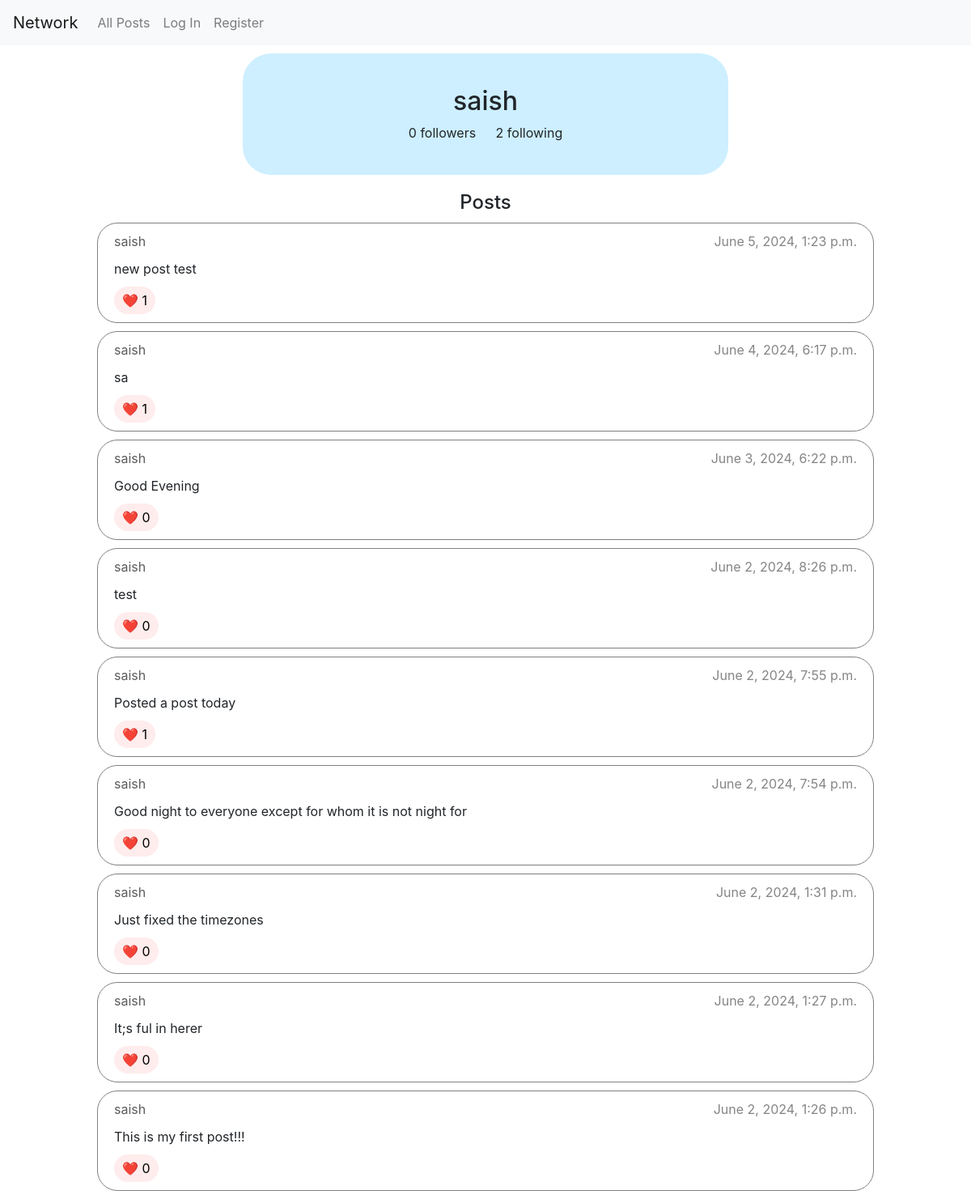
The page /user/saish on the database its author committed.
### network/models.py (models this page shows)
class User(AbstractUser):
    followers = models.ManyToManyField('self', symmetrical=False, blank=True, related_name="following")

class Post(models.Model):
    message = models.CharField(max_length=128)
    user = models.ForeignKey(User, on_delete=models.CASCADE, related_name="posts")
    timestamp = models.DateTimeField()
    likes = models.ManyToManyField(User, blank=True, related_name="liked_posts")

### network/views.py (the view)
# urls.py: path("user/<str:username>", views.profile, name="profile"),
def profile(request, username):
    try:
        user = User.objects.get(username=username)
    except:
        user = None
    if user is not None:
        if is_following(request.user, user):
            follow_action = "Unfollow"
        else:
            follow_action = "Follow"
        posts = Post.objects.filter(user=user).order_by("-timestamp")
        return render(request, "network/profile.html", {
            "requested_user": user,
            "page": paginate(request, posts),
            "followers_count": user.followers.count(),
            "following_count": user.following.count(),
            "action": follow_action,
            "is_superuser": user.is_superuser
        })
    else:
        return HttpResponse("User not found", status=404)

### network/views.py (called while the page is built)
def paginate(request, posts):
    try:
        page_num = int(request.GET.get('page_num'))
    except:
        page_num = 1
    pages = Paginator(posts, 10)
    if page_num > pages.num_pages:
        return HttpResponse("404 Page Not Found", status=404)
    return pages.page(page_num)

def is_following(user1, user2):
    return True if user2.followers.filter(username=user1.username) else False

### network/templates/network/profile.html (shortened to what this page needs)
{% extends 'network/layout.html' %}
{% block body %}
    <div class="user-details">
        <div>
            <h2>{{ requested_user.username }}</h2>
        </div>
        <div>
            <span class="user-metrics">{{ followers_count }} followers</span>
            <span class="user-metrics">{{ following_count }} following</span>
        </div>
    </div>
    <div class="user-posts">
        <h4>Posts</h4>
        {% for post in page %}
        <div class="post-card" data-id="{{ post.id }}">
            <div class="post-details">
                <div class="user-details-div">
                    <a class="username" href="{% url 'profile' post.user.username %}">{{ post.user.username }}</a>
                </div>
                <div>
                    <span class="timestamp">{{ post.timestamp }}</span>
                </div>
            </div>
            <div class="post-message">{{ post.message }}</div>
            <div>
                <button class="like-button">❤️ <span class="like-count">{{ post.likes.all.count }}</span></button>
            </div>
        </div>
    {% empty %}
        <p>No posts yet</p>
    {% endfor %}
    </div>
{% endblock %}

### network/static/network/styles.css (style rules this page uses)
* { margin: 0; padding: 0; box-sizing: border-box; }
body { font-size: 16px; }
.post-card { border: 1px solid grey; border-radius: 25px; width: 80%; margin: 10px auto; padding: 10px 20px; display: flex; flex-direction: column; }
.post-card .post-details { color: rgb(133, 133, 133); }
.post-card .username { color: rgb(92, 92, 92); margin: 0 10px 0 0; }
.user-details-div { float: left; }
.post-card .timestamp { float: right; }
.post-message { margin: 10px 0; }
.like-button { display: inline-block; border: none; background: rgb(255, 236, 236); padding: 5px 10px; border-radius: 25px; }
.user-details { width: 50%; margin: 10px auto; background: rgb(205, 239, 255); text-align: center; padding: 40px 0; border-radius: 35px; display: flex; justify-content: center; flex-direction: column; }
.user-metrics { margin: 0 10px; }
.user-posts { margin: 20px 0 0 0; }
.user-posts h4 { text-align: center; }

### rows shown on the page
User: username "saish"
Post: user.username "saish", timestamp "June 5, 2024, 1:23 p.m.", message "new post test", likes.all.count "1"
Post: user.username "saish", timestamp "June 4, 2024, 6:17 p.m.", message "sa", likes.all.count "1"
Post: user.username "saish", timestamp "June 3, 2024, 6:22 p.m.", message "Good Evening", likes.all.count "0"
Post: user.username "saish", timestamp "June 2, 2024, 8:26 p.m.", message "test", likes.all.count "0"
Post: user.username "saish", timestamp "June 2, 2024, 7:55 p.m.", message "Posted a post today", likes.all.count "1"
Post: user.username "saish", timestamp "June 2, 2024, 7:54 p.m.", message "Good night to everyone except for whom it is not night for", likes.all.count "0"
Post: user.username "saish", timestamp "June 2, 2024, 1:31 p.m.", message "Just fixed the timezones", likes.all.count "0"
Post: user.username "saish", timestamp "June 2, 2024, 1:27 p.m.", message "It;s ful in herer", likes.all.count "0"
Post: user.username "saish", timestamp "June 2, 2024, 1:26 p.m.", message "This is my first post!!!", likes.all.count "0"

### other values the page prints
{{ followers_count }} "0"
{{ following_count }} "2"
